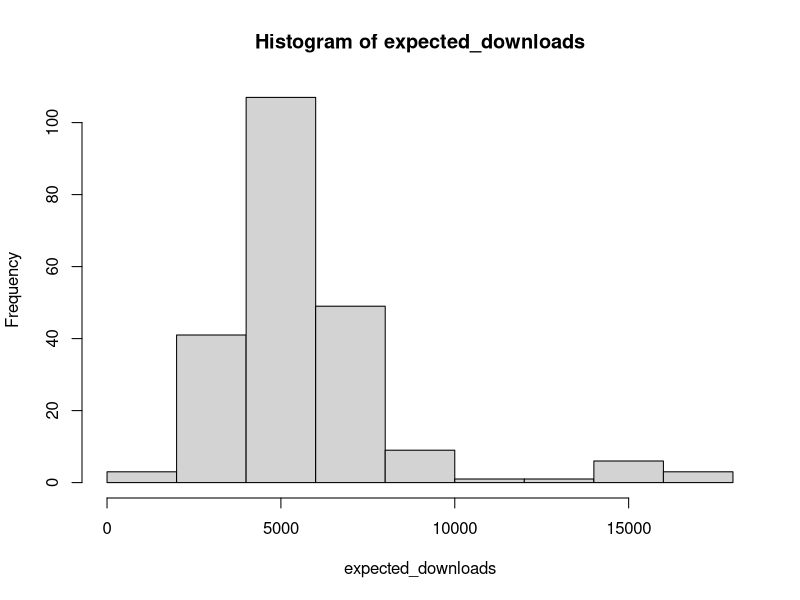

The R script that drew this image:
## Part one.
## Simulate some journal download statistics.



## ---- Create some journal names

premier_jnl_names = readLines('premier_journals.txt')
jnl_names = readLines('journals.txt')

prefixes = c("", "Open", "J.", "E. J.", "Quart. rev of")


journal_root = c(premier_jnl_names, jnl_names)


n_journal_root = length(journal_root)
n_prefixes = length(prefixes)

n_journals = n_journal_root * n_prefixes

journals = rep("", n_journals)  ## pre-allocation

k=1
for (j in 1:n_journal_root) {
  for (i in 1:n_prefixes) {
    if(prefixes[i]=="") {
      journals[k] = journal_root[j]
    } else {
      journals[k] = paste(prefixes[i], journal_root[j])
    }
    k = k+1
  }
}


## show a few journal names
sample(journals, 10)

## sort them into alphabetical order
journals = sort(journals)

## ---- Certain papers are more popular than others.

## Let's for now make the model that papers in premier journals
## are highly accessed, and that a certain fraction of papers,
## independent of journal, are highly cited.


## expectation over the year.

n_stellar_papers = 10 * n_journals

stellar_papers = sample( n_journals, n_stellar_papers, replace=TRUE)

expected_downloads = rep(n_journals, 0)

for (j in 1:n_journals) {
  journal_name = journals[j]

  n_stellar_papers = sum( stellar_papers == j)

  ## Note, this returns TRUE/FALSE, and k*TRUE=k, k*FALSE=0
  premier_journal = is.element(journal_name, premier_jnl_names)

  expected_downloads[j] = 200 + (500 * n_stellar_papers) + (10000*premier_journal)

}

hist(expected_downloads)


## ---- Generate download statistics for each month of the year.

downloads = matrix(0, n_journals, 12)

for (month in 1:12) {
  for (j in 1:n_journals) {

    mean = expected_downloads[j] / 12 #expectation is for whole year

    if ( (month >= 6) && (month <= 9) ) {
      mean = mean * 0.7
    } else {
      if (month == 10) {
        mean = mean * 1.2
      }
    }
    
    downloads[j, month] = max(0,
                              round( rnorm(1, mean, sd=mean*0.3)))
  }
}


## ---- Export our data now.

rownames(downloads) <- journals
colnames(downloads) <- c("Jan", "Feb", "Mar", "Apr", "May", "Jun",
                         "Jul", "Aug", "Sep", "Oct", "Nov", "Dec")

downloads[1:5,1:5]
write.csv(downloads, "download_stats.csv")
         
